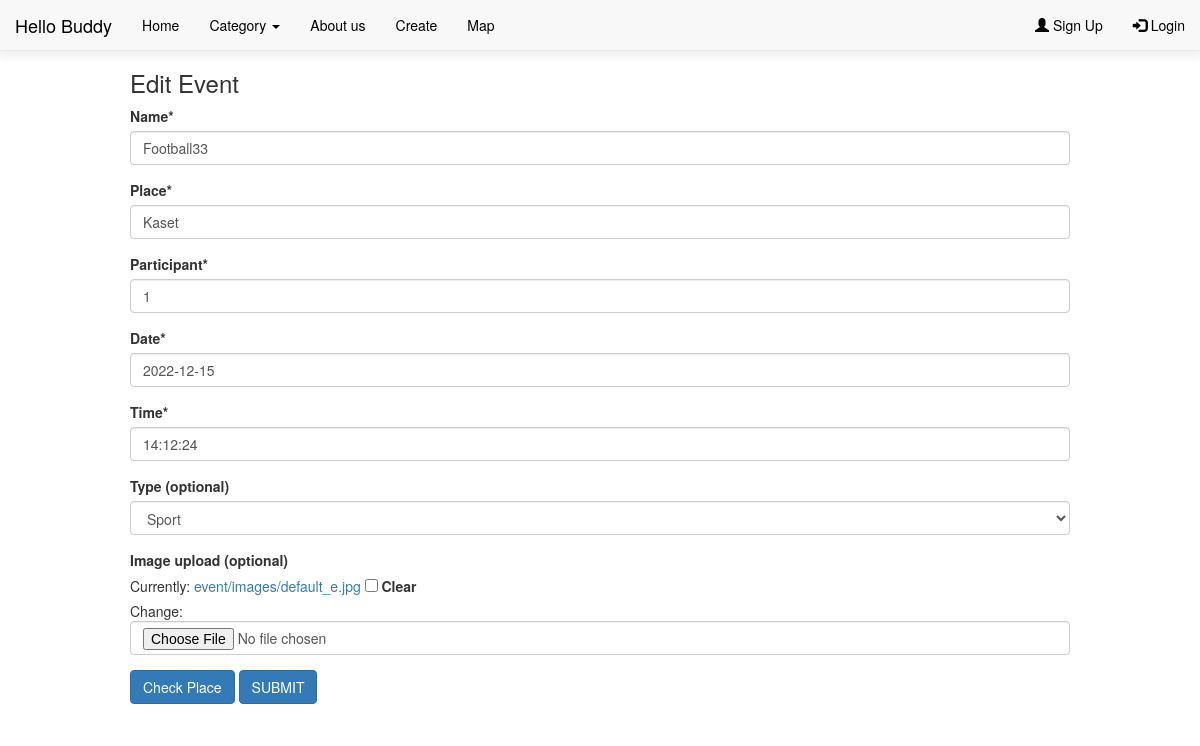
Page /event/edit/12 on the committed database.
### Hello_Buddy/models.py (models this page shows, shortened)
class Event(models.Model):
    category = [
        ('eating', 'Eating'),
        ('sport', 'Sport'),
        ('movie', 'Movie'),
        ('party', 'Party'),
        ('education', 'Education'),
    ]
    name = models.CharField("Name", max_length=20)
    place = models.CharField("Place", max_length=50)
    participant = models.PositiveIntegerField("Participant",
                                            default=1)
    joined = models.PositiveIntegerField(default=0)
    date = models.DateField("Date")
    time = models.TimeField("Time")
    type = models.CharField("Type (optional)", max_length=20,
                            null=True, blank=True, choices=category)
    image_upload = models.ImageField('Image upload (optional)' ,null=True,
                                     blank=True, upload_to='event/images',
                                     default='event/images/default_e.jpg')
    def is_active(self):
        now = datetime.datetime.now()
        date = now.date()
        time = now.time()
        return date < self.date or (date == self.date and time < self.time)

### Hello_Buddy/views.py (the view, shortened to what this page needs)
# urls.py: path('event/edit/<int:event_id>', views.edit, name='edit'),
def edit(request, event_id):
    user = request.user
    try:
        event = Event.objects.filter(id=event_id).first()
        event_active = event.is_active()
        date = event.date
        if not event_active:
            messages.error(request, 'Event is already end.')
            return redirect('profile-user')
    except:
        messages.error(request, 'Event does not exit.')
        return redirect('home')
    form = CreateEventForm(instance=event)
    context = {'form': form, 'event_id': event_id}
    return render(request, 'Hello_Buddy/edit.html', context)

### Hello_Buddy/templates/Hello_Buddy/edit.html (shortened to what this page needs)
{% extends 'Hello_Buddy/base.html' %}
{% load crispy_forms_tags %}
{% block content %}
<div class="container" style="margin-top:50px">
    <h3>Edit Event</h3>
<form action = '{% url "edit" event_id %}' method = 'POST' enctype="multipart/form-data">
<div style="margin-top:10px">
    {{form.name | as_crispy_field }}
</div>
<div style="margin-top:10px">
    {{form.place | as_crispy_field }}
</div>
<div style="margin-top:10px">
    {{form.participant| as_crispy_field }}
</div>
<div style="margin-top:10px">
    {{form.date | as_crispy_field }}
</div>
<div style="margin-top:10px">
    {{form.time | as_crispy_field }}
</div>
<div style="margin-top:10px">
    {{form.type | as_crispy_field }}
</div>
<div style="margin-top:10px">
    {{form.image_upload | as_crispy_field }}
</div>
<div style="margin-top:10px">
    <button type="submit" name="check_place" class="btn btn-primary">Check Place</button>
    <button type='submit' name="create_event" class="btn btn-primary">SUBMIT</button>
</div>
</form>
{% endblock %}

### rows in the picture
Event: name "Football33", place "Kaset", participant "1", date "2022-12-15", time "14:12:24", type "Sport"
